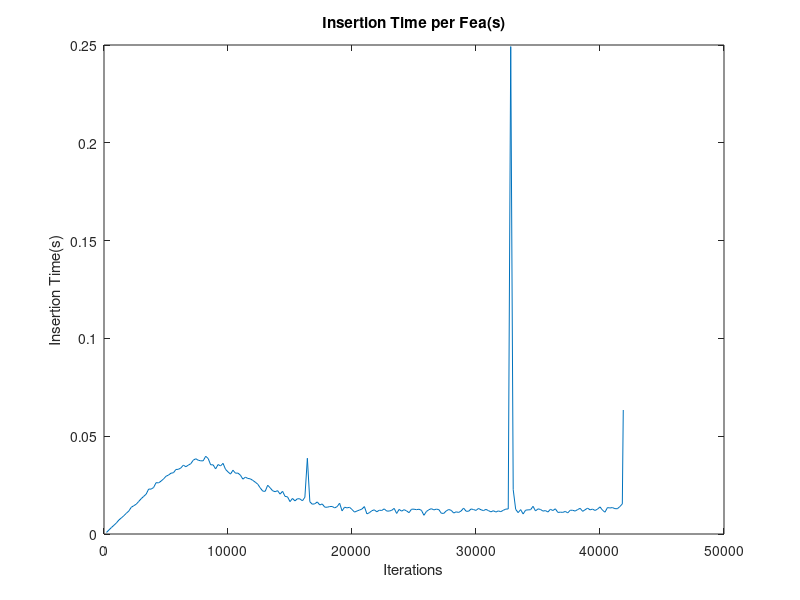
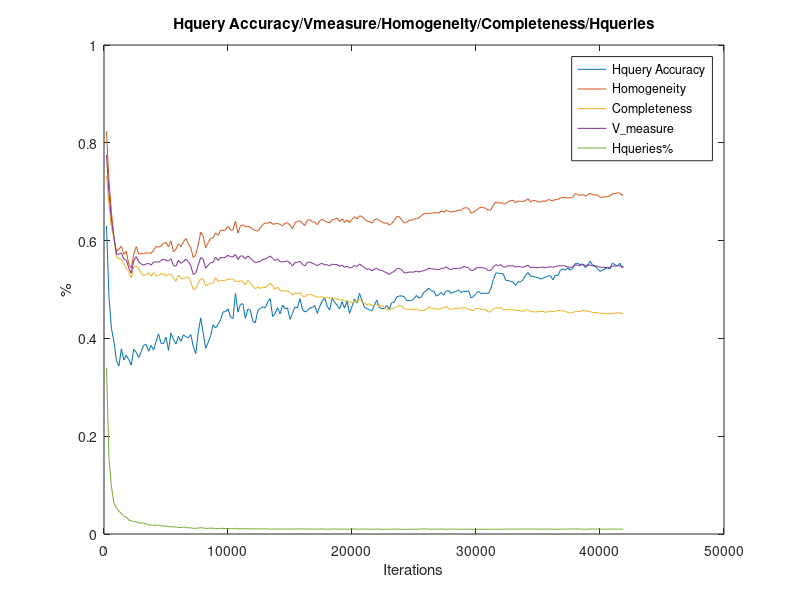

These charts were generated, in order, by the following MATLAB code:
% plot characteristic curve
mat = load('charaVars-rgbd2_51x_npre_50_c0.0002_th0.0002_sth0.9.dat','-ascii');

typeNames = {'Insertion Time per Fea(s)','Hquery Accuracy','Homogeneity','Completeness','V\_measure','Number of Clusters','Star Center Broken'};

num = size(mat,2);
idx = 1:1:num-1;
idx = idx*200;
size(mat)
idx = [idx 41876];
figure;
size(mat(1,:))
%subplot(3,1,1);
plot(idx, [mat(1,1:end-1)/1000 mat(1,end)/76]);
xlabel('Iterations');
ylabel('Insertion Time(s)');
title(typeNames{1});

figure;
plot(idx, mat(2,:));
hold on;
% xlabel('Iterations');
% ylabel('Hquery Accuracy');
% title(typeNames{2});

%subplot(3,1,2);
plot(idx, mat(3,:));
hold on;
plot(idx, mat(4,:));
hold on;
plot(idx, mat(5,:));
hold on;
plot(idx, mat(6,:)./idx);
hold on;
xlabel('Iterations');
ylabel('%');
legend(typeNames{2:5},'Hqueries%');
title('Hquery Accuracy/Vmeasure/Homogeneity/Completeness/Hqueries');

%subplot(3,1,3)
